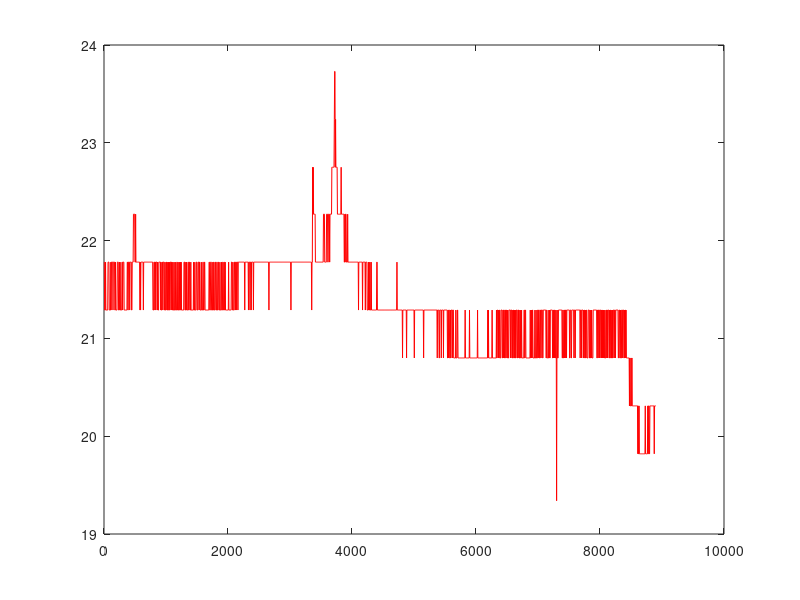

Write MATLAB code to recreate this figure.
% Read Files
fileIDCO = fopen('COSensor2.txt','r');
CO = fscanf(fileIDCO,'%f');
CO = abs(CO);
fclose(fileIDCO);

fileID_TE = fopen('TESensor2.txt','r');
TE = fscanf(fileID_TE,'%f');
fclose(fileID_TE);

time = [0:5:8900];
[a,b]=size(time)

%Graphs
%plot(time(1:b),CO(1:b),'b-','LineWidth',2);
plot(time(1:b),TE(1:b),'r-');
%plot(TE);